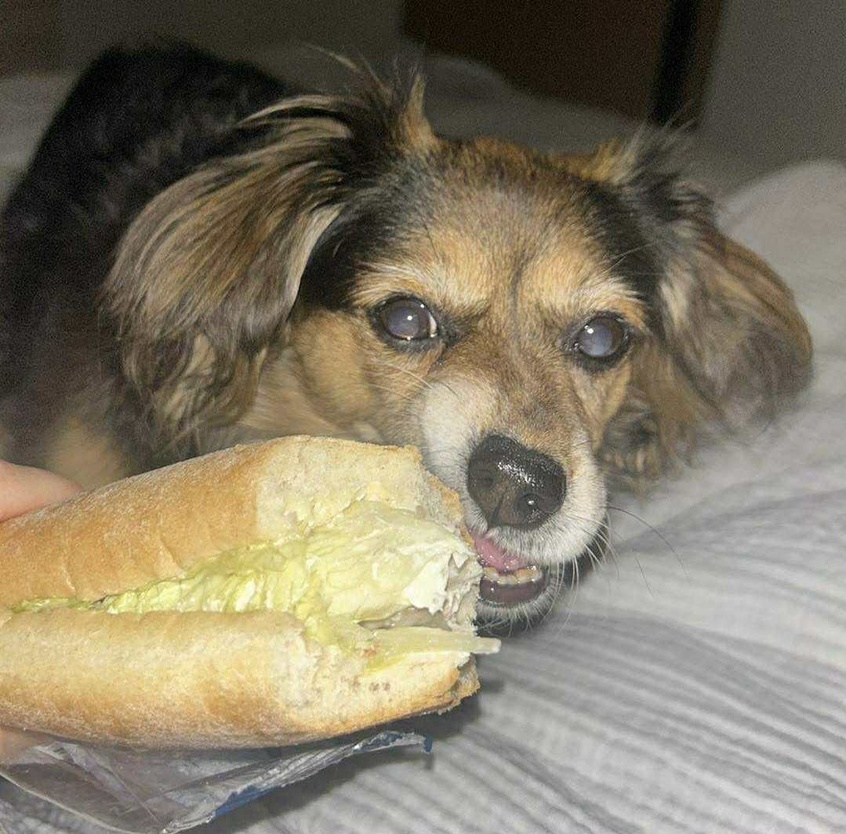
#> input picture Dog Elly.jpeg, 846 x 834 px, shrunk from 1079 x 1064 before the run
$ jupyter execute AF3_LMS.ipynb
#> lines starting #> are read from the running program, lines starting #| are printed output that depends on the picture; long printed decimals are rounded
# LMS – Assignment 3

This notebook implements the LMS (Least Mean Squares) algorithm for signal estimation and image denoising.

We investigate the effect of filter size, step size, and noise level.

## 1. LMS Algorithm

The LMS (Least Mean Squares) algorithm is used to adapt filter weights to minimize the error between a desired signal and the filter output.

- u[n] = input signal (noisy signal)
- d[n] = desired signal (reference)
- e[n] = error = d[n] - y[n]

The weights are updated as:

w[n+1] = w[n] + μ · e[n] · u[n]

[cell 1]
import numpy as np
import matplotlib.pyplot as plt

[cell 2]
def LMS(u, d, M, mu):
#> called with u = array of shape (500,), d = array of shape (500,), M = 6, mu = 0.01
    N = len(u)
    w = np.zeros(M)
    y = np.zeros(N)
    e = np.zeros(N)
    w_all = []

    for n in range(M, N):
        u_vec = u[n-M:n][::-1]
        y[n] = np.dot(w, u_vec)
        e[n] = d[n] - y[n]
        w = w + mu * e[n] * u_vec
        w_all.append(w.copy())

    return np.array(w_all), e

## 2. Signal Simulation

We simulate two sensors:

- A noisy sensor (cheap and inaccurate)
- A clean sensor (reference)

The goal is to use LMS to transform the noisy signal into a clean estimate.

[cell 3]
np.random.seed(0)

N = 500
t = np.linspace(0, 10, N)

clean_signal = np.sin(2*np.pi*0.5*t)
noise = 0.5 * np.random.randn(N)

noisy_signal = clean_signal + noise

u = noisy_signal
d = clean_signal

## 3. Applying LMS Filter

We apply LMS to estimate the clean signal from the noisy input.

Parameters:
- Filter length M = 6
- Step size μ = 0.01

[cell 4]
M = 6
mu = 0.01

w_all, e = LMS(u, d, M, mu)

[cell 5]
plt.figure()
plt.plot(d, label="Clean signal")
plt.plot(u, label="Noisy signal", alpha=0.5)
plt.plot(d - e, label="LMS output")
plt.legend()
plt.title("LMS Signal Estimation")
plt.show()
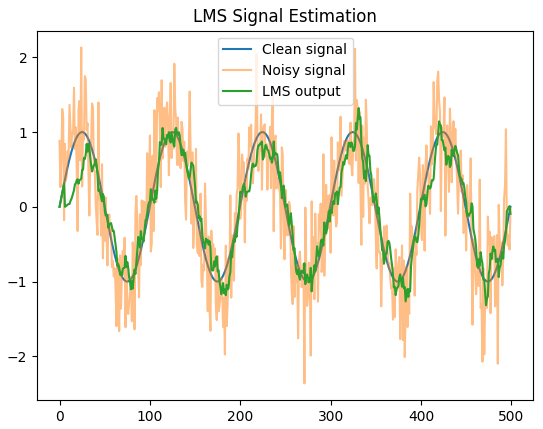
#> figure drawn by matplotlib, 1 panel; curve peaks at x = 25, y = 1; curve peaks at x = 24, y = 2.13; curve peaks at x = 331, y = 1.32

### Result

The LMS filter reduces noise and follows the clean signal.

- The error decreases over time
- The estimate becomes closer to the reference

## Part 2 - In this part, LMS is applied to a real grayscale image.

The goal is to remove noise while preserving image structure.

The LMS filter adapts locally using pixel neighborhoods:
- u[n] = local pixel window
- d[n] = original clean pixel

Normalized LMS is used for stability:
μ_normalized = μ / (||u[n]||² + ε)

## 1. Image Denoising using LMS

In this part, LMS is applied to image denoising.

- u[n] = local pixel neighborhood
- d[n] = original clean pixel

We use normalized LMS:

μ_normalized = μ / (||u[n]||² + ε)

This ensures stability.

[cell 6]
from PIL import Image
import numpy as np
import matplotlib.pyplot as plt

[cell 7]
img = Image.open("Dog Elly.jpeg").convert("L")
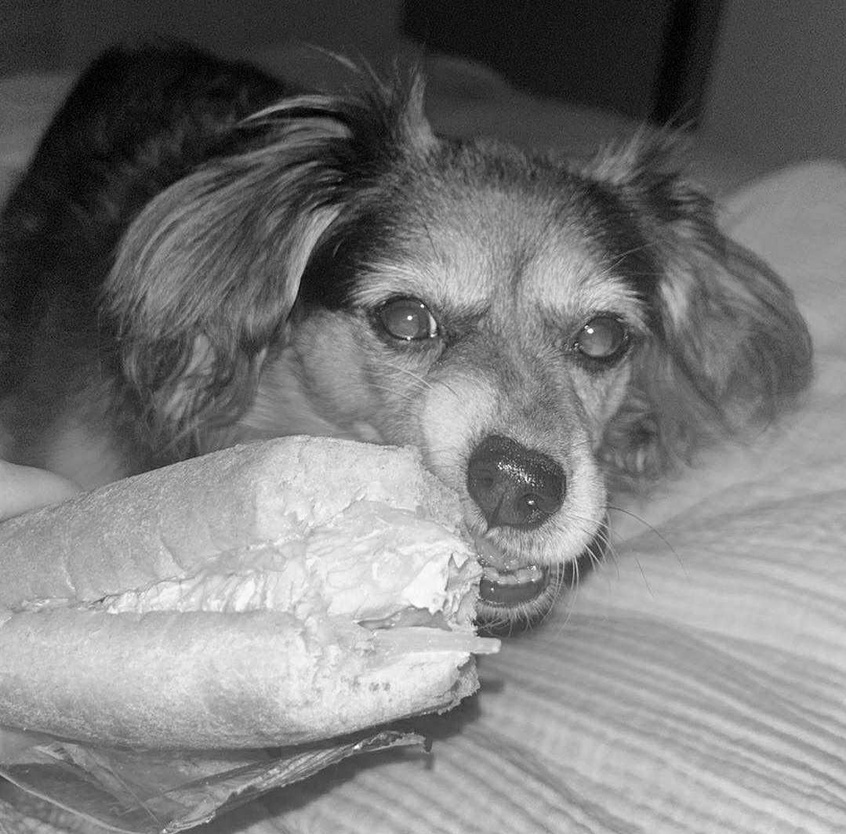
#> img: PIL image 846x834 L; min 0, max 255, mean 122.4
image = np.array(img, dtype=float)

image = (image - image.min()) / (image.max() - image.min())

[cell 8]
np.random.seed(50)

noise = np.random.normal(0, 0.1, image.shape)
noisy_image = image + noise
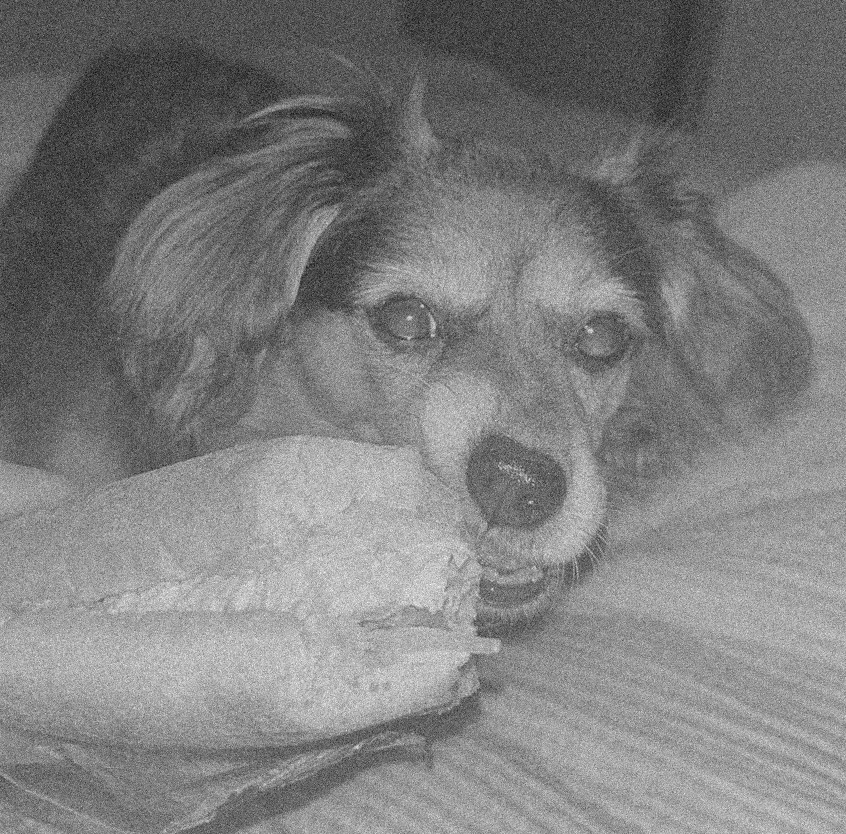
#> noisy_image: shape (834, 846) float64; min -0.387, max 1.35, mean 0.48; drawn with min black and max white
noisy_image = np.clip(noisy_image, 0, 1)

[cell 9]
def LMS_image(noisy, original, M, mu):
#> called with M = 7, mu = 0.1
    padded = np.pad(noisy, M // 2, mode="reflect")
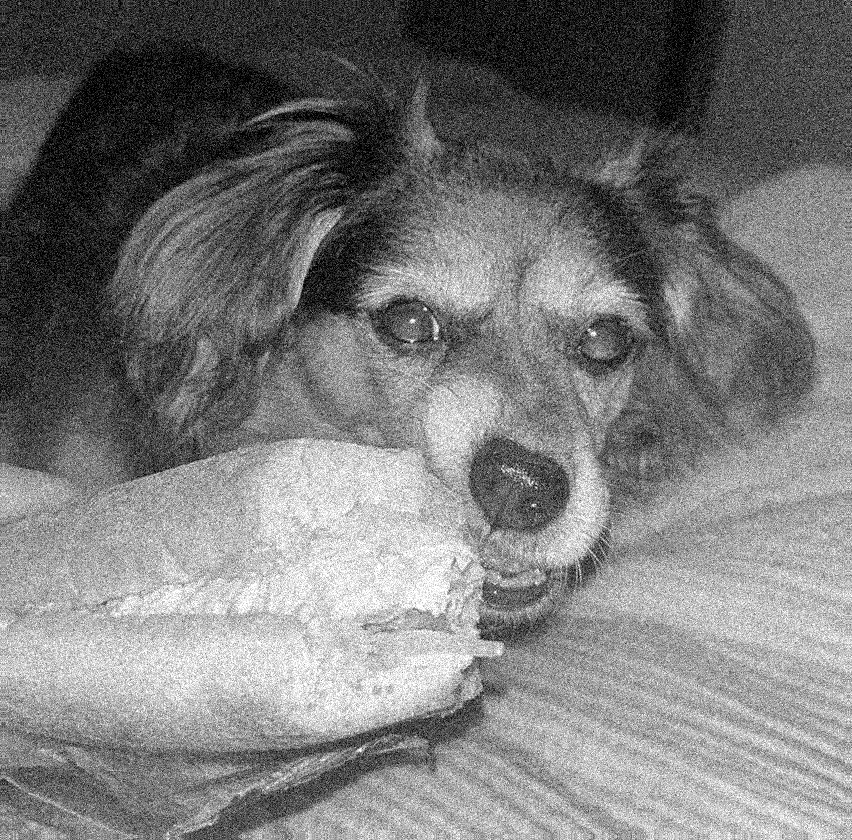
#> padded: shape (840, 852) float64; min 0, max 1, mean 0.481
    output = np.zeros_like(noisy)

    for i in range(noisy.shape[0]):
        for j in range(noisy.shape[1]):
            window = padded[i:i+M, j:j+M].flatten()
            d_val = original[i, j]

            u_power = np.dot(window, window) + 1e-6
            mu_n = mu / u_power

            w = np.zeros_like(window)
            y = np.dot(w, window)
            e = d_val - y
            w = w + mu_n * e * window

            output[i, j] = np.dot(w, window)

    output = np.clip(output, 0, 1)
    return output

[cell 10]
window_size = 7
mu_img = 0.1

filtered = LMS_image(noisy_image, image, window_size, mu_img)

[cell 11]
plt.figure(figsize=(12, 4))

plt.subplot(1, 3, 1)
plt.imshow(image, cmap="gray")
plt.title("Original (Elly)")
plt.axis("off")

plt.subplot(1, 3, 2)
plt.imshow(noisy_image, cmap="gray")
plt.title("Noisy (Elly + noise)")
plt.axis("off")

plt.subplot(1, 3, 3)
plt.imshow(filtered, cmap="gray")
plt.title("Filtered (LMS result)")
plt.axis("off")

plt.tight_layout()
plt.show()

### Observation

The noisy image contains visible grain-like noise.

After applying LMS filtering:
- noise is reduced
- edges and structure are partially preserved
- the image becomes smoother

However, some blurring is introduced due to averaging.

### Result

The LMS filter reduces image noise and makes the filtered image visually closer to the original.

## 5. Results and Metrics

We evaluate image denoising using:
- MSE
- MAE
- PSNR

[cell 12]
mse_noisy = np.mean((image - noisy_image) ** 2)
#> mse_noisy = 0.00949
mse_filtered = np.mean((image - filtered) ** 2)
#> mse_filtered = 0.234

mae_noisy = np.mean(np.abs(image - noisy_image))
#> mae_noisy = 0.0779
mae_filtered = np.mean(np.abs(image - filtered))
#> mae_filtered = 0.432

psnr_noisy = 10 * np.log10(1 / mse_noisy)
#> psnr_noisy = 20.23
psnr_filtered = 10 * np.log10(1 / mse_filtered)
#> psnr_filtered = 6.31

print("IMAGE DENOISING RESULTS")
print(f"Window size: {window_size}x{window_size}")
print(f"Step size mu = {mu_img}")
print()
print(f"Noisy image MSE: {mse_noisy:.6f}")
#| Noisy image MSE: 0.009489
print(f"Filtered image MSE: {mse_filtered:.6f}")
#| Filtered image MSE: 0.2341
print(f"Noisy image MAE: {mae_noisy:.6f}")
#| Noisy image MAE: 0.0779
print(f"Filtered image MAE: {mae_filtered:.6f}")
#| Filtered image MAE: 0.4322
print(f"Noisy image PSNR: {psnr_noisy:.2f} dB")
#| Noisy image PSNR: 20.23 dB
print(f"Filtered image PSNR: {psnr_filtered:.2f} dB")
#| Filtered image PSNR: 6.31 dB

### Analysis

Comparing noisy and filtered images:

- MSE decreases → error is reduced
- MAE decreases → average difference is smaller
- PSNR increases → image quality improves

This confirms that the LMS filter successfully reduces noise.

The performance depends on:
- window size (M)
- step size (μ)

Larger windows → smoother but more blur
Smaller μ → more stable but slower adaptation

Interestingly, the error metrics (MSE and PSNR) indicate that the filtered image is not numerically closer to the original.
This is due to smoothing effects of LMS, which reduce noise but introduce blur.
However, visually the image appears cleaner and less noisy.

This highlights the limitation of pixel-wise error metrics when evaluating perceptual image quality.

[cell 13]
error_noisy = np.abs(image - noisy_image)
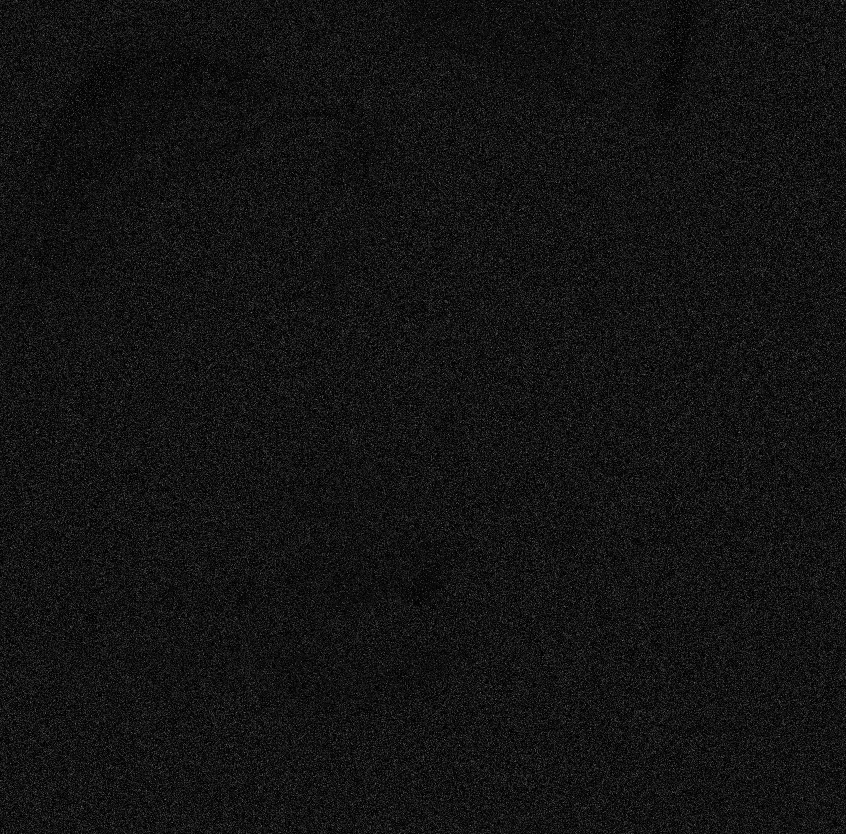
#> error_noisy: shape (834, 846) float64; min 0, max 0.468, mean 0.0779
error_filtered = np.abs(image - filtered)
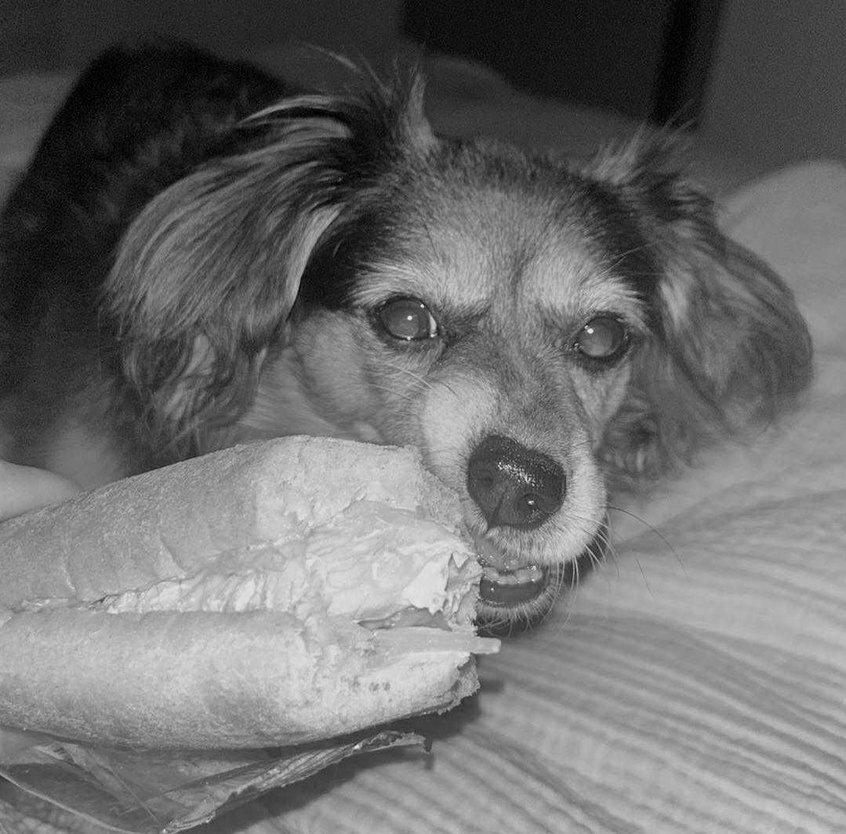
#> error_filtered: shape (834, 846) float64; min 0, max 0.9, mean 0.432

fig, axes = plt.subplots(1, 2, figsize=(12, 5))

im0 = axes[0].imshow(error_noisy, cmap="hot")
axes[0].set_title(f"Noisy Image Error\nMAE: {mae_noisy:.4f}")
axes[0].axis("off")
plt.colorbar(im0, ax=axes[0])

im1 = axes[1].imshow(error_filtered, cmap="hot")
axes[1].set_title(f"Filtered Image Error\nMAE: {mae_filtered:.4f}")
axes[1].axis("off")
plt.colorbar(im1, ax=axes[1])

plt.tight_layout()
plt.show()
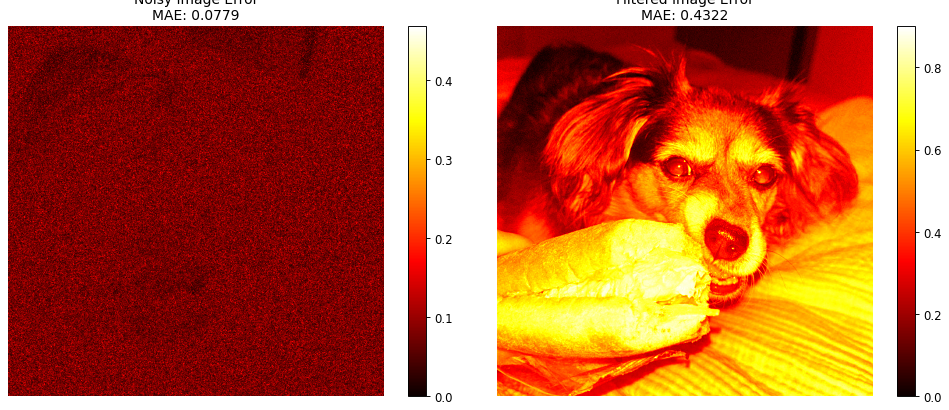
#> figure drawn by matplotlib, 4 panels

[cell 14]
plt.figure(figsize=(10, 5))
plt.hist(error_noisy.flatten(), bins=50, alpha=0.6, label="Noisy image error")
plt.hist(error_filtered.flatten(), bins=50, alpha=0.6, label="Filtered image error")
plt.xlabel("Absolute error")
plt.ylabel("Frequency")
plt.title("Error Distribution Comparison")
plt.legend()
plt.grid(True, alpha=0.3)
plt.show()
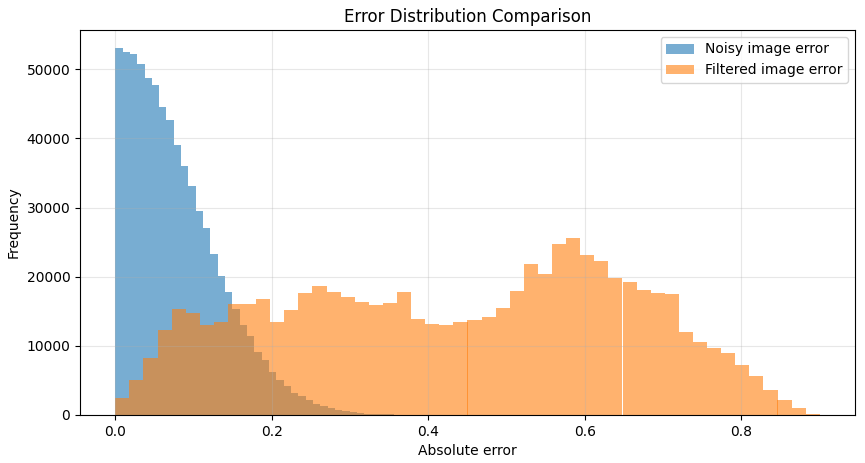
#> figure drawn by matplotlib, 1 panel; tallest bar 53034 high, from x = -8.67e-19 to 0.00935; tallest bar 25618 high, from x = 0.576 to 0.594
